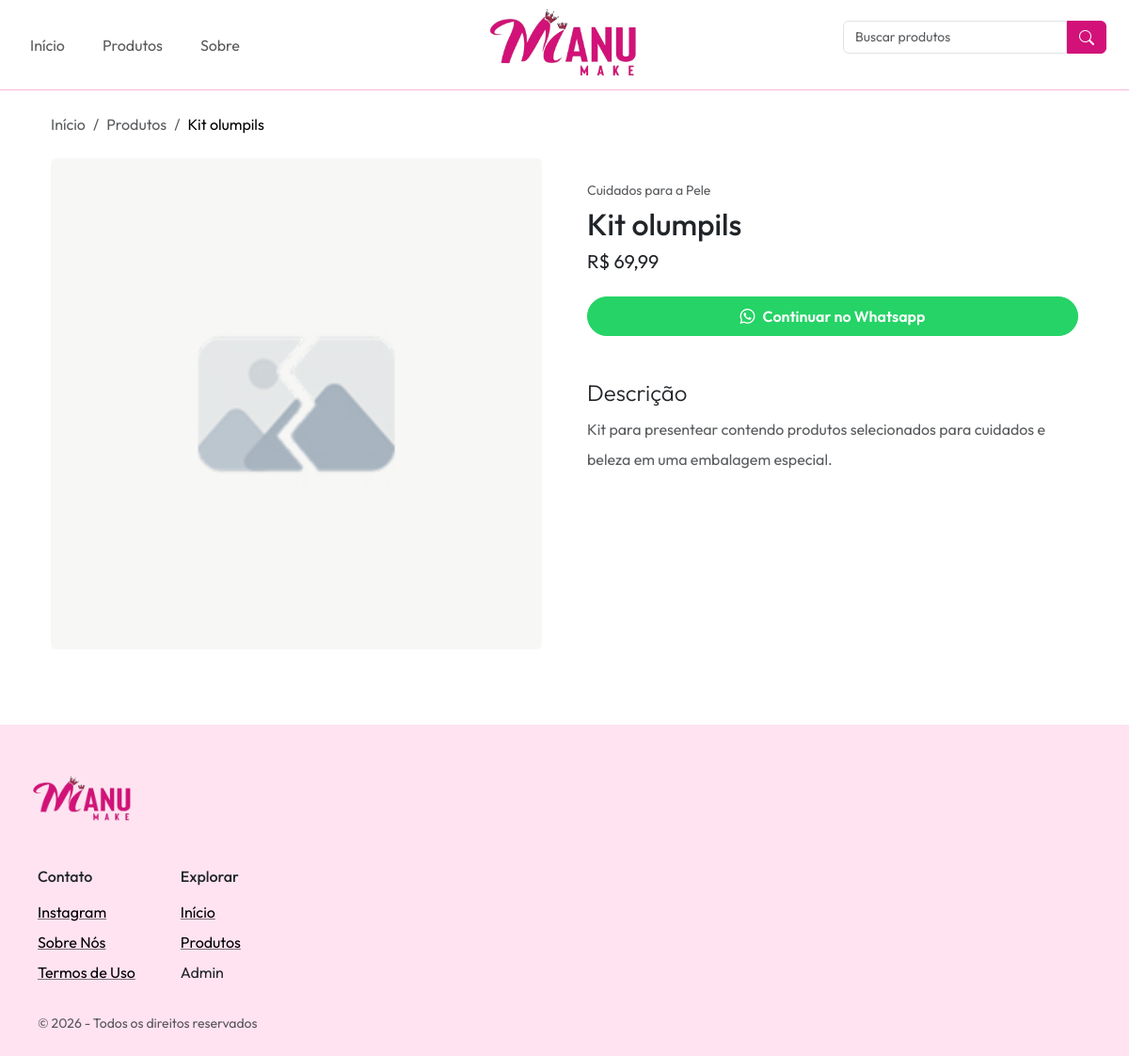
The page /produtos/31 on the database its author committed.
### tables this page shows
CREATE TABLE produto (
    id INT UNSIGNED NOT NULL AUTO_INCREMENT PRIMARY KEY,
    nome VARCHAR(100) NOT NULL,
    descricao TEXT NULL,
    preco DECIMAL(10, 2) NOT NULL,
    imagem VARCHAR(200) NULL,
    categoria_id INT UNSIGNED NOT NULL,
    criado_em TIMESTAMP NOT NULL DEFAULT CURRENT_TIMESTAMP,
    atualizado_em TIMESTAMP NOT NULL DEFAULT CURRENT_TIMESTAMP ON UPDATE CURRENT_TIMESTAMP
);

### config/functions.php (called while the page is built, shortened)
<?php
function buscarProdutoPorId(PDO $pdo, int|null $id): array|null
{
  $sql = "SELECT p.id, p.nome, p.preco, p.descricao, p.imagem FROM produto p WHERE p.id = :id";
  $stmt = $pdo->prepare($sql);
  $stmt->execute([':id' => $id]);
  return $stmt->fetch(PDO::FETCH_ASSOC) ?: null;
}

### pages/produto.php (the view, shortened to what this page needs)
<?php
require_once __DIR__ . '/../config/database.php';
require_once __DIR__ . '/../config/functions.php';
$baseUrl = $baseUrl ?? '';
$produtoId = $produtoId ?? null;
$produto = buscarProdutoPorId($pdo, $produtoId);
$numeroTelefone = '554488370773';
$mensagemWhatsapp = rawurlencode('Olá, tenho interesse no produto: *' . $produto['nome'] . '* (' . $baseUrl . '/produtos/' . $produto['id'] . ')');
$linkWhatsapp = "https://wa.me/$numeroTelefone?text={$mensagemWhatsapp}";
?>
<?php require_once __DIR__ . '/../includes/breadcrumb.php'; ?>
<main class="container flex-grow-1 d-flex flex-column gap-5">
  <section class="container-sm pt-4">
    <div class="row g-md-5 align-items-start">
      <div class="col-12 col-md-6 mb-3 mb-md-0">
        <img
          src="<?= $baseUrl ?>/uploads/<?= $produto['imagem'] ?>"
          alt="<?= $produto['nome'] ?>"
          class="produto-imagem img-fluid rounded"
          loading="lazy"
          onerror="this.onerror=null;this.src='<?= $baseUrl ?>/assets/images/fallback.jpg';">
      </div>
      <div class="col-12 col-md-6">
        <div class="d-flex flex-column gap-1_5 pt-xl-4">
          <badge class="small text-muted">Cuidados para a Pele</badge>
          <h2 class="mb-0"><?= $produto['nome'] ?></h2>
          <div class="fs-5">
            R$ <?= number_format($produto['preco'], 2, ',', '.') ?>
          </div>
          <a
            href="<?= $linkWhatsapp ?>"
            class="btn btn-success btn-whatsapp mt-3 align-self-start d-inline-flex align-items-center gap-2 py-2 px-4 text-white fw-semibold rounded-pill w-100 text-center justify-content-center"
            target="_blank"
            rel="noopener noreferrer">
            <i class="bi bi-whatsapp"></i>
            Continuar no Whatsapp
          </a>
          <section class="mt-5 mt-md-4 pt-md-3">
            <h3 class="fw-light fs-4">Descrição</h3>
            <p class="mb-0 text-body-secondary lh-lg">
              <?= $produto['descricao'] ?>
            </p>
          </section>
        </div>
      </div>
    </div>
  </section>
</main>

### assets/css/style.css (style rules this page uses)
:root, [data-bs-theme="light"] { --bs-gray: #6c757d; --bs-gray-dark: #343a40; --bs-gray-100: #f8f9fa; --bs-gray-200: #e9ecef; --bs-gray-300: #dee2e6; --bs-gray-400: #ced4da; --bs-gray-500: #adb5bd; --bs-gray-600: #6c757d; --bs-gray-700: #495057; --bs-gray-800: #343a40; --bs-gray-900: #212529; --bs-primary-lightest: #ffe3f1; --bs-primary-lighter: #f9b9db; --bs-primary-light: #f372b7; --bs-primary: #d21279; --bs-primary-dark: #a10e5c; --bs-secondary: #6c757d; --bs-primary-rgb: 210, 18, 121; --bs-secondary-rgb: 108, 117, 125; --bs-body-color-rgb: 33, 37, 41; --bs-font-sans-serif: "Outfit", -apple-system, BlinkMacSystemFont, "Segoe UI", Roboto, "Helvetica Neue", Arial, sans-serif, "Apple Color Emoji", "Segoe UI Emoji", "Segoe UI Symbol"; --bs-body-font-family: var(--bs-font-sans-serif); --bs-body-color: var(--bs-gray-900); --bs-border-color: var(--bs-gray-300); --bs-link-color: var(--bs-primary); --bs-link-hover-color: var(--bs-primary-dark); }
img { width: 100%; }

### assets/css/custom.css (style rules this page uses)
.gap-1_5 { gap: 0.375rem; }

### assets/css/pages/produto.css (style rules this page uses)
.btn-whatsapp { background-color: #25d366; border-color: #25d366; }
@media screen and (min-width: 768px) { .produto-imagem { max-height: 600px; object-fit: cover; } }

### rows shown on the page
produto: nome "Kit olumpils", preco "69,99", descricao "Kit para presentear contendo produtos selecionados para cuidados e beleza em uma embalagem especial."

### other values the page prints
$link['name'] "Início"
$link['name'] "Produtos"
$link['name'] "Sobre"
$breadcrumb['name'] "Início"
$breadcrumb['name'] "Produtos"
$breadcrumb['name'] "Kit olumpils"
